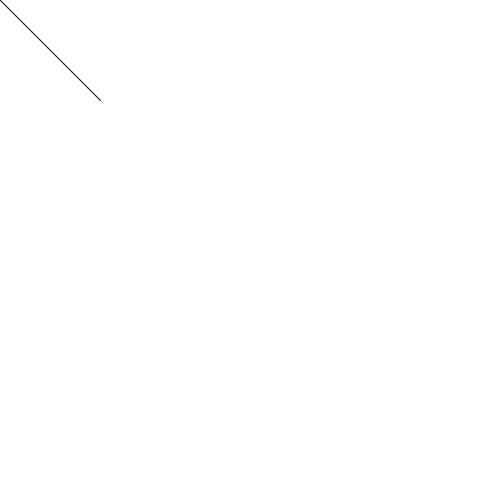
Frame 1 (no input)
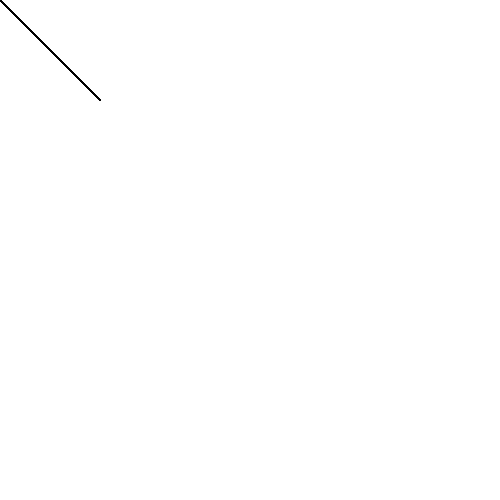
Frame 60 (the mouse pressed at the canvas centre just before this capture)
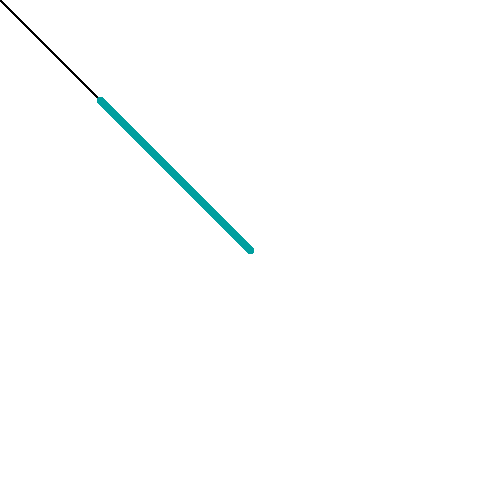
Frame 120 (the mouse held since frame 60 and released just before this capture)

The Processing sketch that drew these frames (run headless with seeded random() and noise(); from frame 60 on, the mouse is pressed at the canvas centre):

// Processing sketch: processing_181050
// ── processing_181050.pde

void setup(){
  size(500,500);
  background(255);
}

void draw(){
  stroke(0,
  map(mouseX,0,400,0,255),
  map(mouseY,0,400,0,255));
 
  strokeWeight(map(pmouseX,0,400,1,10));
  line(mouseX,mouseY,100,100);
}
